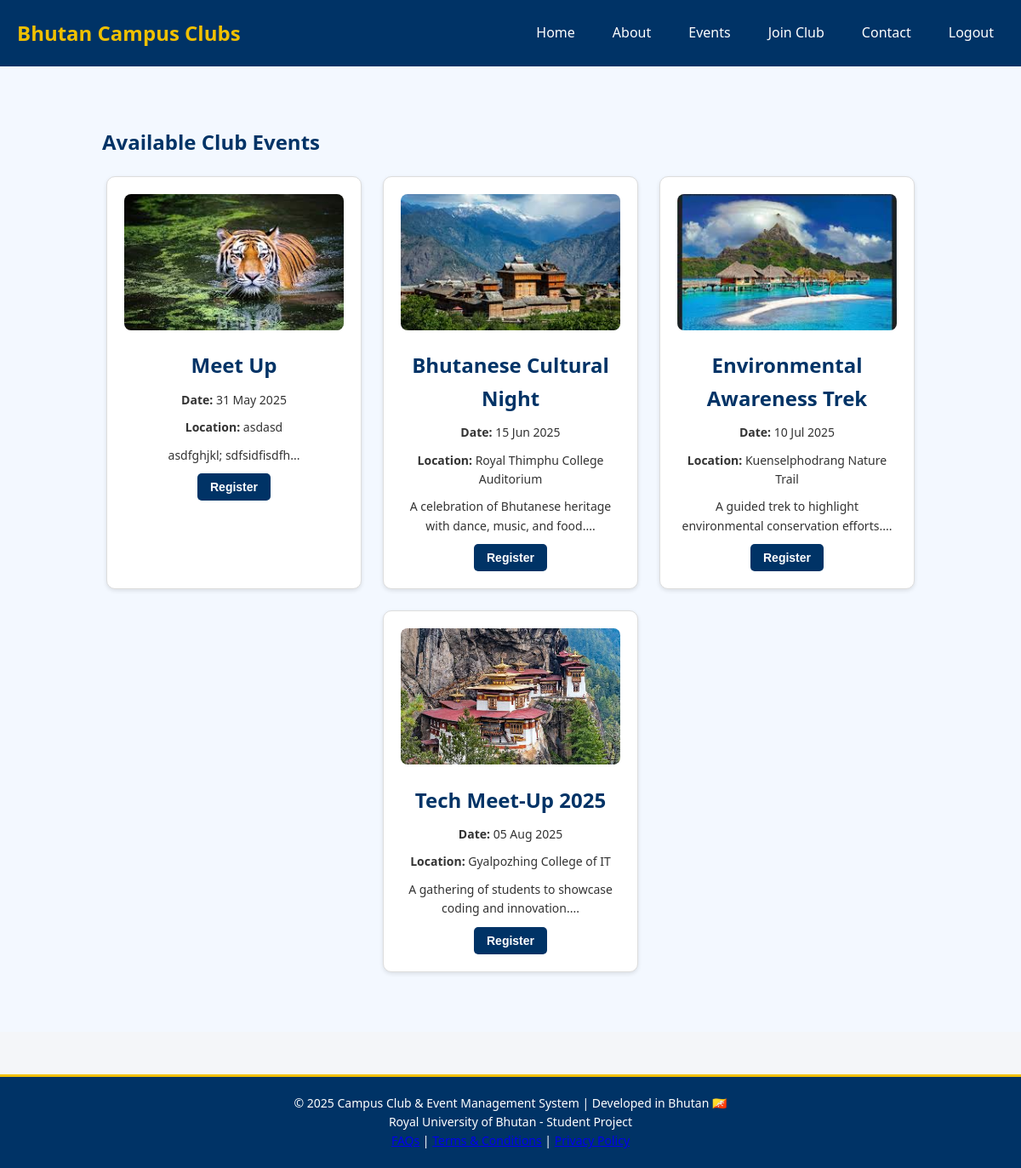
The page /member/events.php (signed in) on the database its author committed.
### tables this page shows
CREATE TABLE `events` (
  `id` int NOT NULL AUTO_INCREMENT,
  `title` varchar(150) NOT NULL,
  `description` text NOT NULL,
  `event_date` date NOT NULL,
  `location` varchar(255) DEFAULT NULL,
  `image` varchar(255) DEFAULT NULL,
  `created_by` int DEFAULT NULL,
  PRIMARY KEY (`id`),
  KEY `created_by` (`created_by`),
  CONSTRAINT `events_ibfk_1` FOREIGN KEY (`created_by`) REFERENCES `users` (`id`) ON DELETE SET NULL
);

### member/events.php (the view, shortened to what this page needs)
<?php
require_once '../includes/db_connect.php';
include '../includes/header.php';
try {
    $stmt = $pdo->prepare("SELECT * FROM events WHERE event_date >= CURDATE() ORDER BY event_date ASC");
    $stmt->execute();
    $events = $stmt->fetchAll();
} catch (PDOException $e) {
    error_log("Event fetch error: " . $e->getMessage());
    $events = [];
}
?>
<section class="events-section">
    <div class="container">
        <h1>Available Club Events</h1>
        <?php if ($events): ?>
            <div class="event-grid">
                <?php foreach ($events as $event): ?>
                    <div class="event-box">
                        <img src="../<?php echo $event['image']; ?>" alt="Event Image">
                        <h2><?php echo htmlspecialchars($event['title']); ?></h2>
                        <p><strong>Date:</strong> <?php echo date('d M Y', strtotime($event['event_date'])); ?></p>
                        <p><strong>Location:</strong> <?php echo htmlspecialchars($event['location']); ?></p>
                        <p><?php echo htmlspecialchars(substr($event['description'], 0, 120)); ?>...</p>
                        <form action="signup_event.php" method="POST">
                            <button type="submit">Register</button>
                        </form>
                    </div>
                <?php endforeach; ?>
            </div>
        <?php else: ?>
            <p>No upcoming events at the moment.</p>
        <?php endif; ?>
    </div>
</section>
<?php include '../includes/footer.php'; ?>

### includes/header.php (shortened to what this page needs)
<!DOCTYPE html>
<html lang="en">
<head>
    <link rel="stylesheet" href="/CAMPUS_CLUB_BHUTAN/css/style.css">
</head>
<body>
    <header>
        <div class="navbar">
            <a href="/CAMPUS_CLUB_BHUTAN/index.php" class="logo">Bhutan Campus Clubs</a>
            <nav>
                <ul>
                    <li><a href="/CAMPUS_CLUB_BHUTAN/index.php">Home</a></li>
                    <li><a href="/CAMPUS_CLUB_BHUTAN/about.php">About</a></li>
                    <li><a href="/CAMPUS_CLUB_BHUTAN/member/events.php">Events</a></li>
                    <li><a href="/CAMPUS_CLUB_BHUTAN/member/register.php">Join Club</a></li>
                    <li><a href="/CAMPUS_CLUB_BHUTAN/contact.php">Contact</a></li>
                    <?php if (isset($_SESSION['role']) && $_SESSION['role'] === 'admin'): ?>
                        <li><a href="/CAMPUS_CLUB_BHUTAN/admin/dashboard.php">Admin Panel</a></li>
                        <li><a href="/CAMPUS_CLUB_BHUTAN/admin/logout.php">Logout</a></li>
                    <?php elseif (isset($_SESSION['role']) && $_SESSION['role'] === 'member'): ?>
                        <li><a href="/CAMPUS_CLUB_BHUTAN/member/logout.php">Logout</a></li>
                    <?php else: ?>
                        <li><a href="/CAMPUS_CLUB_BHUTAN/admin/login.php">Admin Login</a></li>
                        <li><a href="/CAMPUS_CLUB_BHUTAN/member/login.php">Member Login</a></li>
                    <?php endif; ?>
                </ul>
            </nav>
        </div>
    </header>
    <main>

### includes/footer.php (shortened to what this page needs)
<footer>
    <div class="footer-container">
        <p>&copy; <?php echo date("Y"); ?> Campus Club & Event Management System | Developed in Bhutan 🇧🇹</p>
        <p>Royal University of Bhutan - Student Project</p>
        <div class="footer-links">
            <a href="/CAMPUS_CLUB_BHUTAN/faq.php">FAQs</a> |
            <a href="/CAMPUS_CLUB_BHUTAN/terms.php">Terms & Conditions</a> |
            <a href="/CAMPUS_CLUB_BHUTAN/privacy.php">Privacy Policy</a>
        </div>
    </div>
</footer>
</body>
</html>

### campus_club_bhutan/css/style.css (style rules this page uses)
footer { background-color: #003366; color: #fff; padding: 20px; text-align: center; font-size: 14px; border-top: 3px solid #f0c000; }
.footer-container { max-width: 1000px; margin: 0 auto; }
.events-section { padding: 50px 20px; background: #f3f8ff; }
.event-grid { display: flex; flex-wrap: wrap; gap: 25px; justify-content: center; }
.event-box { width: 300px; background: white; border-radius: 10px; box-shadow: 0 2px 6px rgba(0,0,0,0.1); padding: 20px; text-align: center; }
.event-box img { width: 100%; height: 160px; object-fit: cover; border-radius: 8px; }
.event-box h2 { color: #003366; margin: 15px 0 10px; }
.event-box form button { background-color: #003366; color: white; border: none; padding: 10px 20px; font-weight: bold; border-radius: 5px; cursor: pointer; }
* { margin: 0; padding: 0; box-sizing: border-box; }
body { font-family: 'Segoe UI', Tahoma, Geneva, Verdana, sans-serif; line-height: 1.6; background-color: #f4f6f9; color: #333; }
header { background-color: #003366; color: white; padding: 20px 0; box-shadow: 0 4px 6px rgba(0, 0, 0, 0.1); }
.navbar { max-width: 1200px; margin: 0 auto; padding: 0 20px; display: flex; justify-content: space-between; align-items: center; }
.navbar .logo { font-size: 24px; font-weight: bold; color: #f0c000; text-decoration: none; }
.navbar nav ul { list-style: none; display: flex; gap: 20px; }
.navbar nav ul li a { color: white; text-decoration: none; font-weight: 500; padding: 8px 12px; border-radius: 5px; transition: background 0.3s ease; }
footer { background-color: #003366; color: white; text-align: center; padding: 20px 10px; font-size: 14px; margin-top: 50px; }
.container { max-width: 1000px; margin: 0 auto; padding: 20px; }
section h1, section h2 { color: #003366; margin-bottom: 20px; }
form button { background-color: #003366; color: white; padding: 12px 25px; border: none; border-radius: 5px; font-weight: bold; cursor: pointer; }
.event-cards, .event-grid { display: flex; flex-wrap: wrap; gap: 25px; justify-content: center; }
.event-card, .event-box { background: white; border: 1px solid #ddd; padding: 20px; width: 300px; border-radius: 10px; box-shadow: 0 2px 5px rgba(0,0,0,0.1); text-align: center; }
.event-card img, .event-box img { width: 100%; height: 160px; object-fit: cover; border-radius: 8px; }
.event-card h3, .event-box h2 { color: #003366; margin-top: 15px; }
.event-card p, .event-box p { font-size: 14px; margin: 10px 0; }
.event-card .btn-sm, .event-box form button { background-color: #003366; color: white; border: none; padding: 8px 15px; border-radius: 5px; font-size: 14px; cursor: pointer; }

### rows shown on the page
events: image (picture), title "Meet Up", event_date "31 May 2025", location "asdasd", description "asdfghjkl; sdfsidfisdfh"
events: image (picture), title "Bhutanese Cultural Night", event_date "15 Jun 2025", location "Royal Thimphu College Auditorium", description "A celebration of Bhutanese heritage with dance, music, and food."
events: image (picture), title "Environmental Awareness Trek", event_date "10 Jul 2025", location "Kuenselphodrang Nature Trail", description "A guided trek to highlight environmental conservation efforts."
events: image (picture), title "Tech Meet-Up 2025", event_date "05 Aug 2025", location "Gyalpozhing College of IT", description "A gathering of students to showcase coding and innovation."
